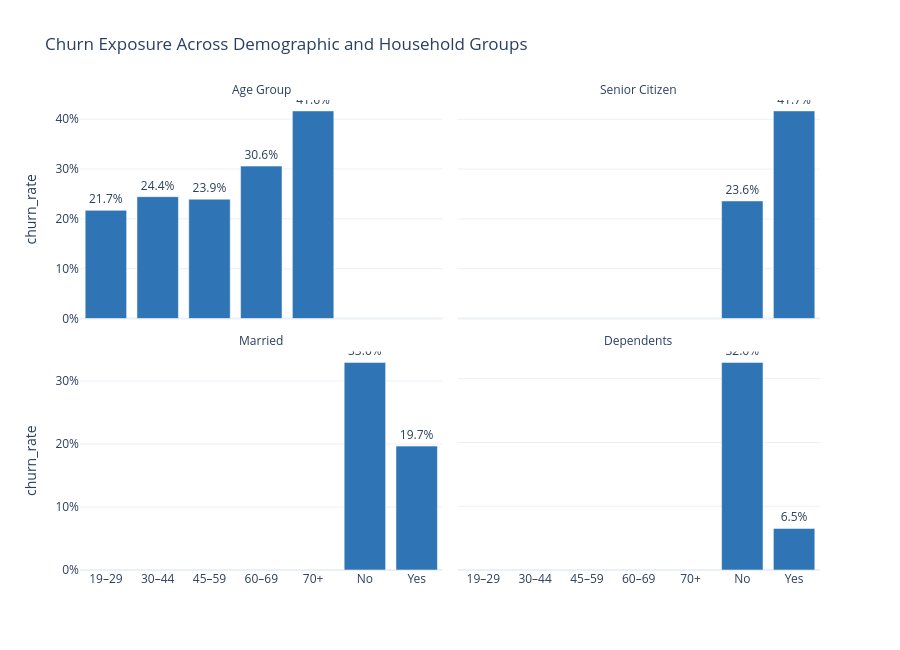

The notebook cell saved with this chart:
### Markdown cell above
## 6.2 Customer Demographics

**Business question:** Which demographic and household groups show the greatest churn exposure?

Gender is not a meaningful separator: female churn is 26.92% and male churn is 26.16%. Stronger differences appear elsewhere:

- Senior citizens churn at **41.68%**, compared with **23.61%** for non-seniors.
- Churn reaches **41.65%** among customers aged 70+, compared with **21.70%** among customers aged 19–29.
- Unmarried customers churn at **32.96%**, versus **19.66%** for married customers.
- Customers without dependents churn at **32.55%**, versus only **6.52%** for customers with dependents.

These groups may differ in tenure, contracts, services, and payment arrangements. Demographics should therefore guide experience design and monitoring—not serve as stand-alone explanations or exclusion rules.

### Code cell
demographic_specs = {
    "Age Group": ("age_group", ["19–29", "30–44", "45–59", "60–69", "70+"]),
    "Senior Citizen": ("senior_citizen", ["No", "Yes"]),
    "Married": ("married", ["No", "Yes"]),
    "Dependents": ("dependents", ["No", "Yes"]),
}
demographic_parts = []
for label, (column, order) in demographic_specs.items():
    part = churn_summary(eda_df, column, order).rename(columns={column: "segment"})
    part.insert(0, "dimension", label)
    demographic_parts.append(part)
demographic_summary = pd.concat(demographic_parts, ignore_index=True)
fig = px.bar(
    demographic_summary, x="segment", y="churn_rate", facet_col="dimension",
    facet_col_wrap=2, text="churn_rate_label", custom_data=["customers", "churned"],
    title="Churn Exposure Across Demographic and Household Groups",
)
fig.update_traces(marker_color=BLUE, textposition="outside")
fig.update_yaxes(tickformat=".0%", matches=None)
fig.update_xaxes(title=None)
fig.update_layout(template="plotly_white", height=650, showlegend=False)
fig.for_each_annotation(lambda annotation: annotation.update(text=annotation.text.split("=")[-1]))
fig.show()

### Figure 1 — Plotly figure (JSON) as saved in the notebook; plotly's stock layout.template omitted (floating-point values rounded to 4 significant figures)
{"data": [{"alignmentgroup": "True", "customdata": [[1401, 304], [1943, 475], [1917, 459], [1004, 307], [778, 324]], "hovertemplate": "dimension=Age Group<br>segment=%{x}<br>churn_rate=%{y}<br>churn_rate_label=%{text}<extra></extra>", "legendgroup": "", "marker": {"color": "#2F75B5", "pattern": {"shape": ""}}, "name": "", "offsetgroup": "", "orientation": "v", "showlegend": false, "text": ["21.7%", "24.4%", "23.9%", "30.6%", "41.6%"], "textposition": "outside", "type": "bar", "x": ["19–29", "30–44", "45–59", "60–69", "70+"], "xaxis": "x3", "y": [0.217, 0.2445, 0.2394, 0.3058, 0.4165], "yaxis": "y3"}, {"alignmentgroup": "True", "customdata": [[5901, 1393], [1142, 476]], "hovertemplate": "dimension=Senior Citizen<br>segment=%{x}<br>churn_rate=%{y}<br>churn_rate_label=%{text}<extra></extra>", "legendgroup": "", "marker": {"color": "#2F75B5", "pattern": {"shape": ""}}, "name": "", "offsetgroup": "", "orientation": "v", "showlegend": false, "text": ["23.6%", "41.7%"], "textposition": "outside", "type": "bar", "x": ["No", "Yes"], "xaxis": "x4", "y": [0.2361, 0.4168], "yaxis": "y4"}, {"alignmentgroup": "True", "customdata": [[3641, 1200], [3402, 669]], "hovertemplate": "dimension=Married<br>segment=%{x}<br>churn_rate=%{y}<br>churn_rate_label=%{text}<extra></extra>", "legendgroup": "", "marker": {"color": "#2F75B5", "pattern": {"shape": ""}}, "name": "", "offsetgroup": "", "orientation": "v", "showlegend": false, "text": ["33.0%", "19.7%"], "textposition": "outside", "type": "bar", "x": ["No", "Yes"], "xaxis": "x", "y": [0.3296, 0.1966], "yaxis": "y"}, {"alignmentgroup": "True", "customdata": [[5416, 1763], [1627, 106]], "hovertemplate": "dimension=Dependents<br>segment=%{x}<br>churn_rate=%{y}<br>churn_rate_label=%{text}<extra></extra>", "legendgroup": "", "marker": {"color": "#2F75B5", "pattern": {"shape": ""}}, "name": "", "offsetgroup": "", "orientation": "v", "showlegend": false, "text": ["32.6%", "6.5%"], "textposition": "outside", "type": "bar", "x": ["No", "Yes"], "xaxis": "x2", "y": [0.3255, 0.06515], "yaxis": "y2"}], "layout": {"annotations": [{"font": {}, "showarrow": false, "text": "Married", "x": 0.245, "xanchor": "center", "xref": "paper", "y": 0.465, "yanchor": "bottom", "yref": "paper"}, {"font": {}, "showarrow": false, "text": "Dependents", "x": 0.755, "xanchor": "center", "xref": "paper", "y": 0.465, "yanchor": "bottom", "yref": "paper"}, {"font": {}, "showarrow": false, "text": "Age Group", "x": 0.245, "xanchor": "center", "xref": "paper", "y": 1.0, "yanchor": "bottom", "yref": "paper"}, {"font": {}, "showarrow": false, "text": "Senior Citizen", "x": 0.755, "xanchor": "center", "xref": "paper", "y": 1.0, "yanchor": "bottom", "yref": "paper"}], "barmode": "relative", "height": 650, "legend": {"tracegroupgap": 0}, "showlegend": false, "title": {"text": "Churn Exposure Across Demographic and Household Groups"}, "xaxis": {"anchor": "y", "domain": [0, 0.49], "title": {}}, "xaxis2": {"anchor": "y2", "domain": [0.51, 1], "matches": "x", "title": {}}, "xaxis3": {"anchor": "y3", "domain": [0, 0.49], "matches": "x", "showticklabels": false, "title": {}}, "xaxis4": {"anchor": "y4", "domain": [0.51, 1], "matches": "x", "showticklabels": false, "title": {}}, "yaxis": {"anchor": "x", "domain": [0, 0.465], "tickformat": ".0%", "title": {"text": "churn_rate"}}, "yaxis2": {"anchor": "x2", "domain": [0, 0.465], "showticklabels": false, "tickformat": ".0%"}, "yaxis3": {"anchor": "x3", "domain": [0.535, 1.0], "tickformat": ".0%", "title": {"text": "churn_rate"}}, "yaxis4": {"anchor": "x4", "domain": [0.535, 1.0], "showticklabels": false, "tickformat": ".0%"}}}
